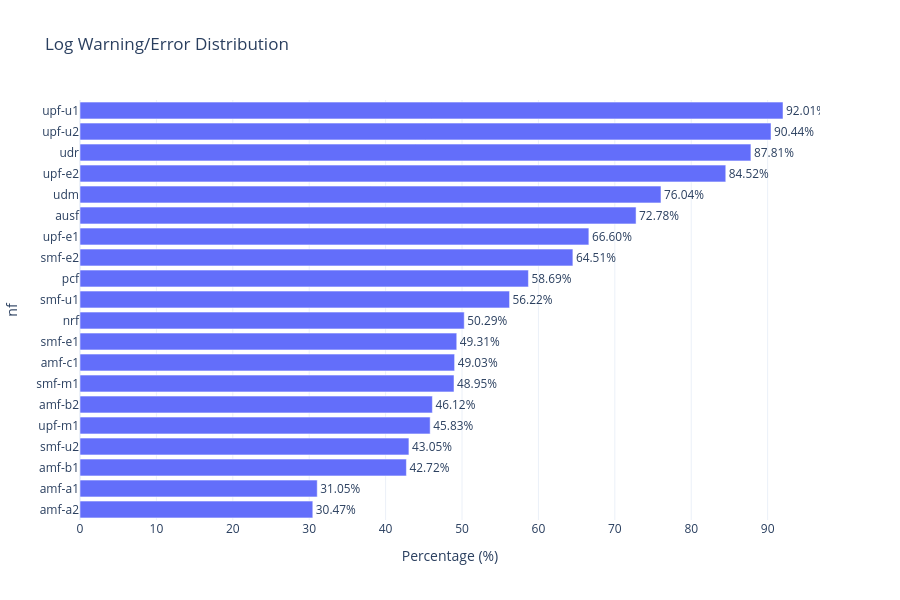
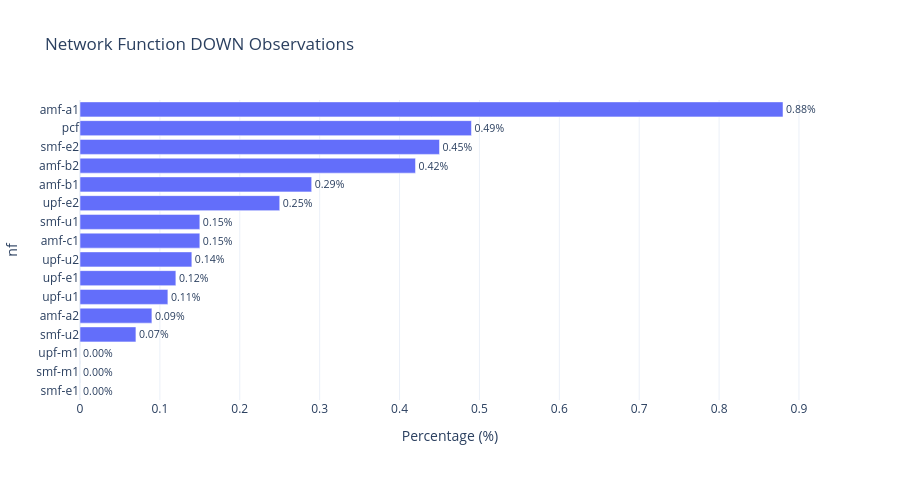

The notebook cell saved with these charts, in order:
### Markdown cell above
## 5. Operational Evidence Analysis

### Objective

Characterize the operational evidence available in CoreOps-22NFs.

### Scope

- Log severity distribution across network functions.
- Network function availability observations.
- Per-NF metric coverage and variability.

This section characterizes the available operational evidence.
Causal relationships with injected faults are evaluated separately.

### Code cell
logs = CoreOps.summarize_logs(root)
availability = CoreOps.summarize_availability(root)
metrics = CoreOps.summarize_metrics(root)

display(logs.sort_values("warning_error_pct", ascending=False))
display(availability.sort_values("down_pct", ascending=False))
display(metrics)

DataVisualization.plot_percentage_by_category(
    logs, "nf", "warning_error_pct", "Log Warning/Error Distribution"
).show()

DataVisualization.plot_percentage_by_category(
    availability, "nf", "down_pct", "Network Function DOWN Observations"
).show()

### Figure 1 — Plotly figure (JSON) as saved in the notebook; plotly's stock layout.template omitted (floating-point values rounded to 4 significant figures)
{"data": [{"hovertemplate": "warning_error_pct=%{text}<br>nf=%{y}<extra></extra>", "legendgroup": "", "marker": {"color": "#636efa", "pattern": {"shape": ""}}, "name": "", "orientation": "h", "showlegend": false, "text": [30.47, 31.05, 42.72, 43.05, 45.83, 46.12, 48.95, 49.03, 49.31, 50.29, 56.22, 58.69, 64.51, 66.6, 72.78, 76.04, 84.52, 87.81, 90.44, 92.01], "textposition": "outside", "x": [30.47, 31.05, 42.72, 43.05, 45.83, 46.12, 48.95, 49.03, 49.31, 50.29, 56.22, 58.69, 64.51, 66.6, 72.78, 76.04, 84.52, 87.81, 90.44, 92.01], "xaxis": "x", "y": ["amf-a2", "amf-a1", "amf-b1", "smf-u2", "upf-m1", "amf-b2", "smf-m1", "amf-c1", "smf-e1", "nrf", "smf-u1", "pcf", "smf-e2", "upf-e1", "ausf", "udm", "upf-e2", "udr", "upf-u2", "upf-u1"], "yaxis": "y", "type": "bar", "texttemplate": "%{text:.2f}%"}], "layout": {"xaxis": {"anchor": "y", "domain": [0.0, 1.0], "title": {"text": "Percentage (%)"}}, "yaxis": {"anchor": "x", "domain": [0.0, 1.0], "title": {"text": "nf"}}, "legend": {"tracegroupgap": 0}, "title": {"text": "Log Warning/Error Distribution"}, "barmode": "relative", "height": 600, "showlegend": false}}

### Figure 2 — Plotly figure (JSON) as saved in the notebook; plotly's stock layout.template omitted (floating-point values rounded to 4 significant figures)
{"data": [{"hovertemplate": "down_pct=%{text}<br>nf=%{y}<extra></extra>", "legendgroup": "", "marker": {"color": "#636efa", "pattern": {"shape": ""}}, "name": "", "orientation": "h", "showlegend": false, "text": [0.0, 0.0, 0.0, 0.07, 0.09, 0.11, 0.12, 0.14, 0.15, 0.15, 0.25, 0.29, 0.42, 0.45, 0.49, 0.88], "textposition": "outside", "x": [0.0, 0.0, 0.0, 0.07, 0.09, 0.11, 0.12, 0.14, 0.15, 0.15, 0.25, 0.29, 0.42, 0.45, 0.49, 0.88], "xaxis": "x", "y": ["smf-e1", "smf-m1", "upf-m1", "smf-u2", "amf-a2", "upf-u1", "upf-e1", "upf-u2", "amf-c1", "smf-u1", "upf-e2", "amf-b1", "amf-b2", "smf-e2", "pcf", "amf-a1"], "yaxis": "y", "type": "bar", "texttemplate": "%{text:.2f}%"}], "layout": {"xaxis": {"anchor": "y", "domain": [0.0, 1.0], "title": {"text": "Percentage (%)"}}, "yaxis": {"anchor": "x", "domain": [0.0, 1.0], "title": {"text": "nf"}}, "legend": {"tracegroupgap": 0}, "title": {"text": "Network Function DOWN Observations"}, "barmode": "relative", "height": 480, "showlegend": false}}
